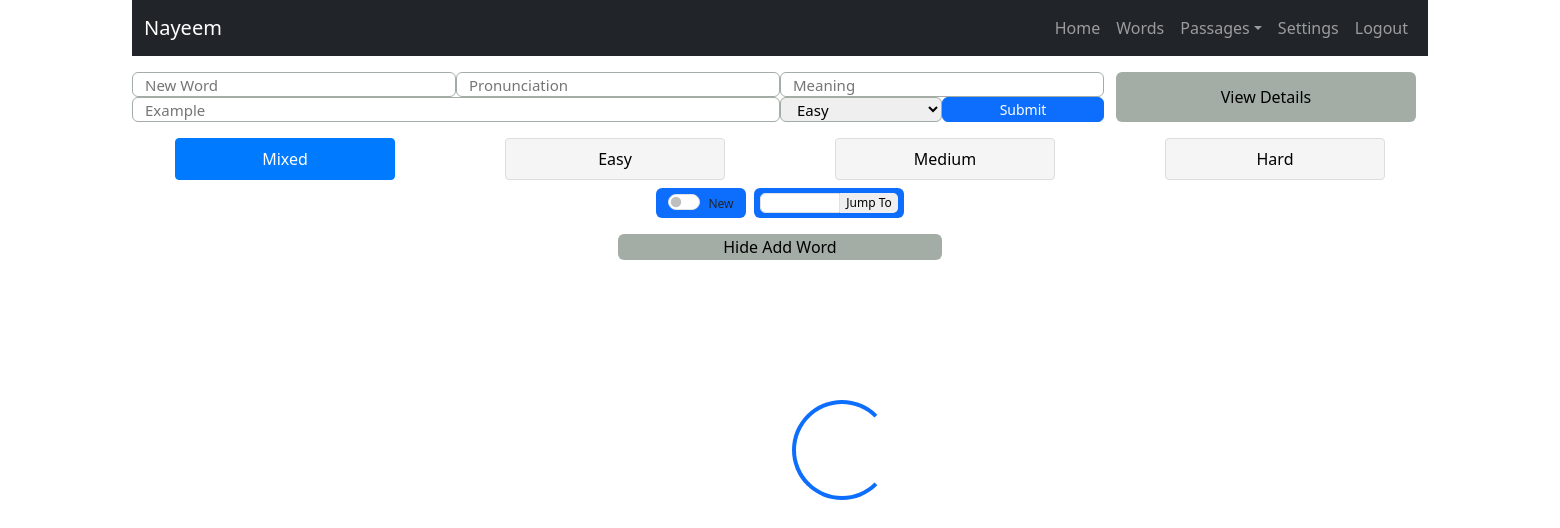
/word/get-words/ (signed in), run on the app's committed database.
### user/models.py (models this page shows, shortened)
class User(AbstractUser):
    phone = models.CharField(max_length=100, null=True, blank=True)
    gender = models.CharField(max_length=10, choices=ghelp.list_to_tuple(CHOICE.GENDER), blank=True, null=True)
    user_type = models.CharField(max_length=20, choices=ghelp.list_to_tuple(CHOICE.USER_TYPE), default='General')
    @property
    def short_name(self):
        name = None
        if self.first_name: name = self.first_name
        else:
            if self.last_name: name = self.last_name
        return name

### word/models.py (models this page shows, shortened)
class ComplexityLevel(models.Model):
    text = models.CharField(max_length=50, unique=True)
    difficulty_level = models.IntegerField(default=1)
    color = models.CharField(max_length=50)
    created_at = models.DateTimeField(auto_now_add=True)

### word/views.py (the view, shortened to what this page needs)
# urls.py: path('get-words/', views.get_words, name='get-words'),
@login_required(login_url=ghelp.nav_links(key='login')['link'])
def get_words(request):
    html_path = 'dictionary/word/get-words.html'
    filter_dict = ghelp.prepare_word_filter_dict(
        request.user,
        {'attribute': 'level', 'value': request.GET.get('complexity', '0')},
        new={'attribute': 'created_at__gte', 'value': request.GET.get('keyword')},
        search={'attribute': 'word__text__icontains', 'value': request.GET.get('search')}
    )
    serialized_levels = SR_WORD.ComplexityLevelSerializer(MODELS_WORD.ComplexityLevel.objects.all().order_by('difficulty_level'), many=True).data
    context = {
        'title': 'Words',
        'user': request.user,
        'nav_links': {
            'auth': {
                'home': ghelp.nav_links(key='home', user=request.user),
                'view_passage': ghelp.nav_links(key='view_passage'),
                'add_passage': ghelp.nav_links(key='add_passage'),
                'words': ghelp.nav_links(key='words'),
                'settings': ghelp.nav_links(key='settings'),
                'logout': ghelp.nav_links(key='logout')
            },
            'unauth': {
                'home': ghelp.nav_links(key='home'),
                'login': ghelp.nav_links(key='login'),
                'register': ghelp.nav_links(key='register'),
            }
        },
        'levels': serialized_levels
    }
    return render(request, html_path, context=context)

### help/common/j.py (called while the page is built)
    def prepare_word_filter_dict(self, loggedin_user, complexity, new=None, search=None, extra={}):
        filter_dict = {}
        if complexity['value'] != '0': filter_dict.update({complexity['attribute']: complexity['value']})
        if new:
            if new['value'] == 'new': self.update_new_word_filter_dict(new['attribute'], loggedin_user, filter_dict)
        if search:
            if search['value']: filter_dict.update({search['attribute']: search['value']})
        filter_dict.update(extra)
        return filter_dict

### templates/dictionary/word/get-words.html (shortened to what this page needs)
{% extends 'base.html' %}
{% block navbar %}
    <nav class="navbar navbar-expand-lg navbar-dark navbar-sticky-top">
        <div class="container-fluid">
            <a class="navbar-brand" href="{% url nav_links.auth.home.name %}">{{nav_links.auth.home.level}}</a>
            <div class="collapse navbar-collapse" id="navbarNav">
                <ul class="navbar-nav ms-auto">
                    {% if user.is_authenticated %}
                        <li class="nav-item"><a class="nav-link" href="{% url nav_links.auth.home.name %}">Home</a></li>
                        <li class="nav-item"><a class="nav-link" href="{% url nav_links.auth.words.name %}">{{nav_links.auth.words.level}}</a></li>
                        <li class="nav-item dropdown">
                            <a class="nav-link dropdown-toggle" href="#" id="passagesDropdown" role="button" data-bs-toggle="dropdown" aria-expanded="false">Passages</a>
                        </li>
                        <li class="nav-item"><a class="nav-link" href="{% url nav_links.auth.settings.name %}">{{nav_links.auth.settings.level}}</a></li>
                        <li class="nav-item"><a class="nav-link" href="{% url nav_links.auth.logout.name %}">{{nav_links.auth.logout.level}}</a></li>
                    {% endif %}
                </ul>
            </div>
        </div>
    </nav>
{% endblock %}
{% block body %}
    <div id="add-word-div" class="container mt-3 d-block">
        <div class="row">
            <div class="col-12 col-md-9">
                <form method="POST" action="{% url 'add-word' %}" class="row form-inline d-flex justify-content-between">
                    <input id="searchInput" class="rounded col-4 col-md-4" style="font-size: 15px; height: 25px; border: 1px solid #a3ada6;" type="text" name="text" placeholder="New Word" required>
                    <input class="rounded col-4 col-md-4" style="font-size: 15px; height: 25px; border: 1px solid #a3ada6;" type="text" name="pronunciation" placeholder="Pronunciation">
                    <input class="rounded col-4 col-md-4" style="font-size: 15px; height: 25px; border: 1px solid #a3ada6;" type="text" name="meanings" placeholder="Meaning" required>
                    <input class="rounded col-12 col-md-8" style="font-size: 15px; height: 25px; border: 1px solid #a3ada6;" type="text" name="example" placeholder="Example">
                    <select class="rounded col-6 col-md-2" style="font-size: 15px; height: 25px; border: 1px solid #a3ada6;" name="difficult_level">
                        {% for level in levels %}
                            <option value="{{ level.id }}">{{ level.text }}</option>
                        {% endfor %}
                    </select>
                    <button type="submit" style="height: 25px; padding: 0;" class="btn btn-sm rounded btn-primary col-6 col-md-2">Submit</button>
                </form>
            </div>
            <div class="col-12 col-md-3 d-flex justify-content-center">
                <button id="view-details" type="button" class="rounded w-100" onclick="viewDetails()" style="background-color: #a3ada6; border: none; cursor: pointer;">View Details</button>
            </div>
        </div>
    </div>
    <div class="d-flex flex-column mt-3">
        <div class="d-flex flex-column gap-2">
            <div class="row">
                <button class="filter-btn col-5 col-md-2 mx-auto active" data-complexity="0">Mixed</button>
                {% for level in levels %}
                    <button class="filter-btn col-5 col-md-2 mx-auto" data-complexity="{{level.id}}">{{level.text}}</button>
                {% endfor %}
            </div>
            <div class="d-flex justify-content-center gap-2">
                <div class="d-flex align-items-center bg-primary rounded" style="height: 30px; width: 90px;">
                    <div class="form-check form-switch mx-auto">
                        <input class="form-check-input" type="checkbox" id="newWordsSwitch">
                        <label class="form-check-label" style="font-size: 12px;" for="newWordsSwitch">New</label>
                    </div>
                </div>
                <div class="d-flex align-items-center bg-primary rounded" style="height: 30px; width: 150px;">
                    <div class="d-flex flex-row align-items-center mx-auto">
                        <input id="jump-to-id" type="number" min ="1" class="form-control" style="border-radius: 5px 0 0 5px; height: 20px; width: 80px;"/>
                        <button type="button" style="font-size: 12px; border: none; height: 20px; border-radius: 0 5px 5px 0;" onclick="jumpToPageNo()">Jump To</button>
                    </div>
                </div>
            </div>
        </div>
        <div class="d-flex flex-column align-items-center">
            <button id="hide-add-word" type="button" class="rounded w-25" onclick="hideAddWord()" style="background-color: #a3ada6; border: none; cursor: pointer;">Hide Add Word</button>
        </div>
    </div>
{% endblock %}

### templates/base.html (style rules this page uses)
.navbar-sticky-top { position: sticky; top: 0; background-color: #212529; }

### templates/dictionary/word/get-words.html (style rules this page uses)
.filter-btn { padding: 8px 16px; margin-right: 10px; cursor: pointer; border: 1px solid #ddd; background: #f5f5f5; border-radius: 4px; }
.active { background: #007bff; color: white; border-color: #007bff; }

### data on the page
User: auth.home.level "Nayeem"
ComplexityLevel: difficult_level "Easy", text "Easy"
ComplexityLevel: text "Medium"
ComplexityLevel: text "Hard"

### other printed values
{{ nav_links.auth.words.level }} "Words"
{{ nav_links.auth.settings.level }} "Settings"
{{ nav_links.auth.logout.level }} "Logout"
